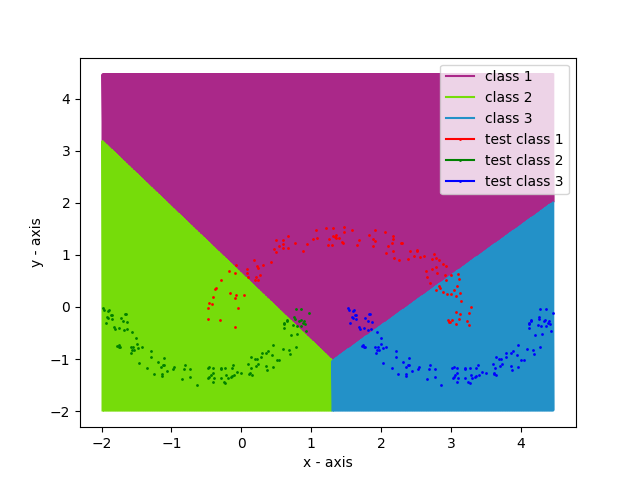

Generate this figure with Python:
from math import log as ln
import numpy as np
from matplotlib import pyplot as plt
dimention=2
percent_training_data=0.75
def compute_mean_vector(data_vectors):
    mean_vector=[0,0]
    for data in data_vectors:
        mean_vector[0]+=float(data[0])
        mean_vector[1]+=float(data[1])
    mean_vector[0]/=(len(data_vectors))
    mean_vector[1]/=(len(data_vectors))
    return mean_vector

def compute_covariance_matrix(data_vectors,mean_vector):
    covariance_matrix=[[0 for x in range(dimention)] for y in range(dimention)]
    for i in range(dimention):
        for j in range(dimention):
            for k in range(len(data_vectors)):
                covariance_matrix[i][j]+=(data_vectors[k][i]-mean_vector[i])*(data_vectors[k][j]-mean_vector[j])
            covariance_matrix[i][j]/=(len(data_vectors)-1);
    return covariance_matrix

def read_training_dataset(filename):
    file_object=open(filename,'r')
    file_data=file_object.readlines()
    data_vectors=[]#list of list
    for line in file_data:
        data_vectors.append([float(x) for x in line.split()])
    return data_vectors

def calculatingW(mean_vector,sq_sigma):
    temp=[]
    for i in range(dimention):
        temp.append(mean_vector[i]/sq_sigma)
    return temp

def calculatingW0(mean_vector,sq_sigma,prior_probability):
    W0=((mean_vector[0]*mean_vector[0])+(mean_vector[1]*mean_vector[1]))
    W0/=(-2*sq_sigma);
    W0+=ln(prior_probability)
    return W0

def calculatingG(W,W0,X):
    G=0
    for i in range(dimention):
        G+=(W[i]*X[i])
    G+=W0
    return G

def main():
     mean_vector=[]
     covariance_matrix=[[0 for x in range(dimention)] for y in range(dimention)]
     training_data=[[] for i in range(dimention)]
     testing_data_X=[[] for i in range(3)]
     testing_data_Y=[[] for i in range(3)]
     # xmin=ymin=100;xmax=ymax=-100
     upper_limit=-100
     lower_limit=100
     for i in range(1,4):
         filename='data/Class'+str(i)+'.txt'
         data_vectors=read_training_dataset(filename)
         print 'mini ==============================='
         # print
         lower_limit=min(lower_limit, np.amin(data_vectors));
         upper_limit=max(upper_limit, np.amax(data_vectors));
         # xmax=max(xmax, np.amax(data_vectors,axis=0)[0]);
         # ymax=max(ymax, np.amax(data_vectors,axis=1)[1]);

         # print('number of traning dataset === ',int(len(data_vectors)*percent_training_data))
         training_data=data_vectors[:int(len(data_vectors)*percent_training_data)]
         for item in data_vectors[int(len(data_vectors)*percent_training_data):]:
             # print item
             testing_data_X[i-1].append(item[0])
             testing_data_Y[i-1].append(item[1])

         mean_vector.append(compute_mean_vector(training_data))
         temp=compute_covariance_matrix(training_data,mean_vector[i-1])
         for i1 in range(dimention):
             for i2 in range(dimention):
                 covariance_matrix[i1][i2]+=temp[i1][i2]
     varience=covariance_matrix[0][0]+covariance_matrix[1][1]
     # print ' before varaienec == ',varience
     varience=float(varience/6)
     covariance_matrix[0][1]=0;covariance_matrix[1][0]=0
     covariance_matrix[0][0]=varience;covariance_matrix[1][1]=varience

     W=[[0 for i in range(3)] for j in range(3)]
     W0=[0 for i in range(3)]

     prior_probability=[0.3,0.3,0.3]
     for i in range(3):
         W[i]= calculatingW(mean_vector[i],varience)
         W0[i]=calculatingW0(mean_vector[i],varience,prior_probability[i])

     print 'dicision boundry' ,W,W0
     # deepak=open(,'r')
     print mean_vector
     print varience
     r=1/3
     print r,' my printint ========== ',W,W0
     X=[[] for v in range(3)]
     Y=[[] for v in range(3)]
     # print X,Y
     # print xmin,' == ',xmax
     # print ymin,' == ',ymax
     for i in np.arange(lower_limit,upper_limit,0.01):
         for j in np.arange(lower_limit,upper_limit,0.01):
             G=[0 for l in range(3)]
             for k in range(3):
                 G[k]=calculatingG(W[k],W0[k],[i,j])
             C=G.index(max(G))
             # print i,j,' belongs to class ',C
             X[C].append(i)
             Y[C].append(j)
                 # print calculatingG(W[k],W0[k],X)
     print 'drawing graph...\n'
     # print X,Y
     #naming the x axis
     plt.xlabel('x - axis')
     # naming the y axis
     plt.ylabel('y - axis')
     plt.plot(X[0],Y[0],color='#aa2889',label='class 1')
     plt.plot(X[1],Y[1],color='#76dc0a',label='class 2')
     plt.plot(X[2],Y[2],color='#2391c8',label='class 3')

     for i in range(125):
         if i==0:
             pass
             plt.plot(testing_data_X[0][i], testing_data_Y[0][i],marker='o', markersize=1, color="red",label='test class 1')
             plt.plot(testing_data_X[1][i], testing_data_Y[1][i],marker='o', markersize=1, color="green",label='test class 2')
             plt.plot(testing_data_X[2][i], testing_data_Y[2][i],marker='o', markersize=1, color="blue",label='test class 3')
         else:
             plt.plot(testing_data_X[0][i], testing_data_Y[0][i],marker='o', markersize=1, color="red")
             plt.plot(testing_data_X[1][i], testing_data_Y[1][i],marker='o', markersize=1, color="green")
             plt.plot(testing_data_X[2][i], testing_data_Y[2][i],marker='o', markersize=1, color="blue")


     plt.legend()
     plt.savefig('1.png')
     # plt.savefig('1.pdf')
     plt.show()
if __name__ == '__main__':
    main()
    # print("frist")
